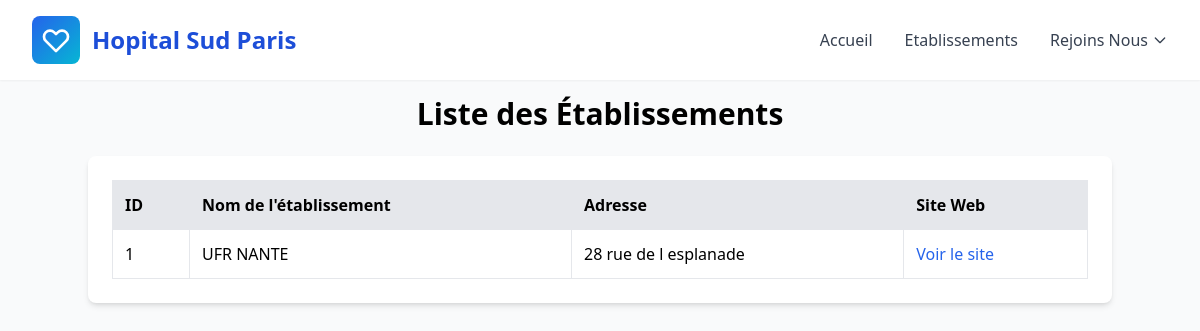
Page /src/vue/ListeEtablissement.php on the committed database.
### tables this page shows
CREATE TABLE IF NOT EXISTS `etablissement` (
  `id_etablissement` int NOT NULL AUTO_INCREMENT,
  `nom_etablissement` varchar(50) NOT NULL,
  `adresse_etablissement` varchar(50) NOT NULL,
  `site_web_etablissement` varchar(100) NOT NULL,
  PRIMARY KEY (`id_etablissement`)
);

### src/vue/ListeEtablissement.php (the view, shortened to what this page needs)
<?php
$pdo = (new \Bdd())->getBdd();
$etablissements = $pdo->query('SELECT * FROM etablissement')->fetchAll(PDO::FETCH_ASSOC);
$hospital_name = "Hopital Sud Paris";
?>
<!DOCTYPE html>
<html lang="fr">
<head>
    <script src="https://cdn.tailwindcss.com"></script>
</head>
<body class="bg-gray-50">
<nav class="fixed w-full bg-white/95 backdrop-blur-sm shadow-sm z-50">
    <div class="max-w-7xl mx-auto px-4 sm:px-6 lg:px-8">
        <div class="flex justify-between items-center h-20">
            <div class="flex items-center space-x-3">
                <div class="bg-gradient-to-br from-blue-600 to-cyan-500 p-2 rounded-lg">
                    <svg class="w-8 h-8 text-white" fill="none" stroke="currentColor" viewBox="0 0 24 24">
                        <path stroke-linecap="round" stroke-linejoin="round" stroke-width="2"
                              d="M4.318 6.318a4.5 4.5 0 000 6.364L12 20.364l7.682-7.682a4.5 4.5 0 00-6.364-6.364L12 7.636l-1.318-1.318a4.5 4.5 0 00-6.364 0z"></path>
                    </svg>
                </div>
                <span class="text-2xl font-bold text-blue-700">
                    <?= $hospital_name ?>
                </span>
            </div>
            <div class="hidden md:flex items-center space-x-8">
                <a href="../../index.php" class="text-gray-700 hover:text-blue-600 transition font-medium">Accueil</a>
                <a href="ListeEtablissement.php" class="text-gray-700 hover:text-blue-600 transition font-medium">Etablissements</a>
                <?php if (!isset($_SESSION["id_utilisateur"])): ?>
                    <div class="relative group">
                        <button class="text-gray-700 hover:text-blue-600 font-medium flex items-center">
                            Rejoins Nous
                            <svg class="ml-1 w-4 h-4" fill="none" stroke="currentColor" viewBox="0 0 24 24">
                                <path stroke-linecap="round" stroke-linejoin="round" stroke-width="2"
                                      d="M19 9l-7 7-7-7" />
                            </svg>
                        </button>
                    </div>
                <?php endif; ?>
            </div>
        </div>
    </div>
</nav>
<div class="h-24"></div>
<h1 class="text-center text-3xl font-bold mb-6">Liste des Établissements</h1>
<div class="max-w-5xl mx-auto bg-white shadow-md rounded-lg p-6">
    <table class="w-full border-collapse">
        <thead>
        <tr class="bg-gray-200 text-left">
            <th class="p-3 border">ID</th>
            <th class="p-3 border">Nom de l'établissement</th>
            <th class="p-3 border">Adresse</th>
            <th class="p-3 border">Site Web</th>
        </tr>
        </thead>
        <tbody>
        <?php foreach ($etablissements as $e): ?>
            <tr class="hover:bg-gray-100">
                <td class="p-3 border"><?= htmlspecialchars($e['id_etablissement']) ?></td>
                <td class="p-3 border"><?= htmlspecialchars($e['nom_etablissement']) ?></td>
                <td class="p-3 border"><?= htmlspecialchars($e['adresse_etablissement']) ?></td>
                <td class="p-3 border">
                    <a href="<?= htmlspecialchars($e['site_web_etablissement']) ?>"
                       class="text-blue-600 hover:underline"
                       target="_blank">
                        Voir le site
                    </a>
                </td>
            </tr>
        <?php endforeach; ?>
        </tbody>
    </table>
</div>
<?php include __DIR__ . '/footer.php'; ?>
</body>
</html>

### rows in the picture
etablissement: id_etablissement "1", nom_etablissement "UFR NANTE", adresse_etablissement "28 rue de l esplanade"

### other values in the picture
$hospital_name "Hopital Sud Paris"
